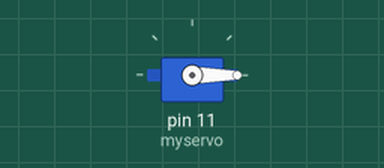
The sketch below on a simulated Arduino Uno, built with avr-gcc and run on an emulated ATmega328P. Parts: servo.

Above: at 0.1 s.
Timing chart, 0 to 1.6 s (numbered marks = the images above):
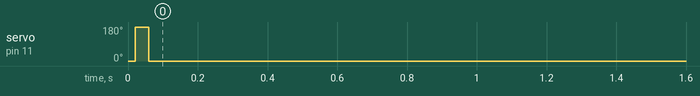

Measured:
- by itself, servo on pin 11 (myservo): 0° → 180° at 0.02 s, → 0° 0.04 s later

The sketch:

Arduinoservousinglibrary_.ino
```cpp
#include <Servo.h>
Servo myservo;
void setup()
{
  myservo.attach(11);
}
void loop()
{
  myservo.write(180);
  myservo.write(0);
}
```
